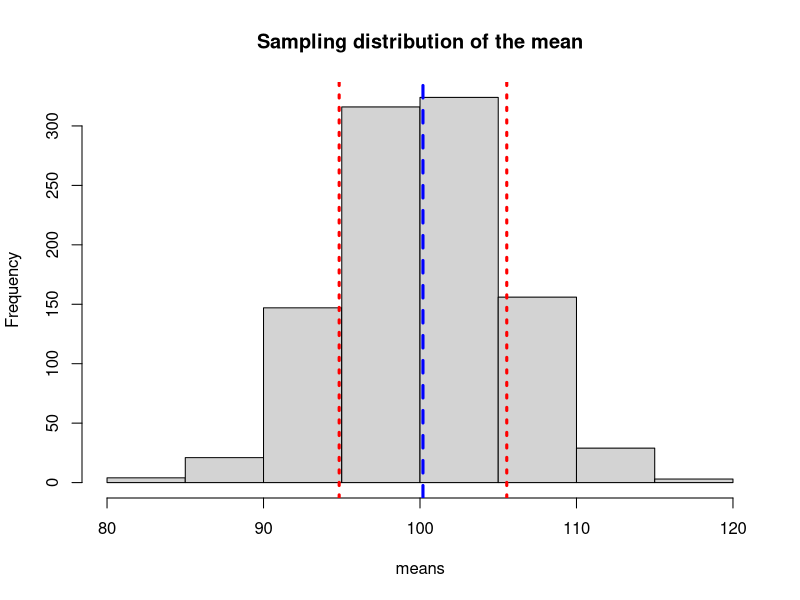

Generate this figure with R:
## ---- chunk 1
my_list <- list(
    var1=rnorm(n = 100, mean = 0, sd = 1),
    var2=runif(n = 100, min = 0, max = 1),
    var3=rnorm(n = 100, mean = 0, sd = 1),
    var4=rnorm(n = 100, mean = 0, sd = 1)
)
## ---- chunk 2
# initialize the vectors with arbitrary numbers,
# but as many as we need
means <- 1:length(my_list)
medians <- 1:length(my_list)
stds <- 1:length(my_list)

# Loop
for(i in 1:length(my_list)){

  means[i] <- mean(my_list[[i]])
  medians[i] <- median(my_list[[i]])
  stds[i] <- sd(my_list[[i]])
}
## ---- chunk 3
means

medians

stds
## ---- chunk 4
means <- sapply(my_list, mean)
medians <- sapply(my_list, median)
stds <- sapply(my_list, sd)

means
medians
stds
## ---- chunk 5
vec <- 1:5
for(i in vec){
  print(i)}
## ---- chunk 6
vec <- 1:5
res <- sapply(vec, print)
## ---- chunk 7
center_var <- function(x){
  x - mean(x)
}

my_list <- list(
    vec1 = runif(n = 10, min  = 0, max = 1),
    vec2 = runif(n = 10, min  = 0, max = 1),
    vec3 = runif(n = 10, min  = 0, max = 1)
)

lapply(my_list, center_var)
## ---- chunk 8
vec <- 1:5
res <- sapply(vec, print)
## ---- chunk 9
vec <- 1:5
res <- sapply(vec, function(i) print(i))
## ---- chunk 10
lapply(my_list, function(x) x - mean(x))
## ---- chunk 11
res <- lapply(my_list, mean)
res
class(res)
## ---- chunk 12
res <- sapply(my_list, mean)
res
class(res)
## ---- chunk 13
my_df <- data.frame(x1 = runif(n = 5,min = 1,max = 10),
                  x2 = runif(n = 5,min = 3,max = 4))
my_df
## ---- chunk 14
apply(my_df, MARGIN = 1, FUN = mean)
## ---- chunk 15
apply(my_df, MARGIN = 2, FUN = mean)
## ---- chunk 16
vec <- rnorm(75)

index <- rep(c("a", "b", "c"), each = 25)

tapply(vec, INDEX = index, mean)
## ---- chunk 17
my_df <- readr::read_csv("data/mydf_2.csv")
head(my_df)
tapply(my_df$age, my_df$age_cat, mean)
## ---- chunk 18
vapply(my_list, FUN = mean, FUN.VALUE = numeric(length = 1))
## ---- chunk 19
mus <- list(10, 20, 30, 40)
stds <- list(1, 2, 3, 4)

mapply(function(x,y) rnorm(n = 5, mean = x, sd = y),
       mus, stds, SIMPLIFY = FALSE)
## ---- chunk 20
mus <- list(10, 20, 30)
stds <- list(1,2,3)
res <- vector(mode = "list", length = length(mus)) # empty list

for(i in 1:length(mus)){
  res[[i]] <- rnorm(n = 6, mean = mus[[i]], sd = stds[[i]])
}
res
## ---- chunk 21
nrep <- 1000

nsample <- 30

mu <- 100

sd <- 30

means <-
  replicate(
    n = nrep,
    expr = {mean(
      rnorm(nsample, mu, sd))}
    )
## ---- chunk 22
hist(means, main = "Sampling distribution of the mean")
abline(v = mean(means), col = "blue", lwd = 3, lty = 2)  # Estimated mean
abline(v = c(mean(means) - sd(means), mean(means) + sd(means)), col = "red", lwd = 3, lty = 3)  # Standard error
